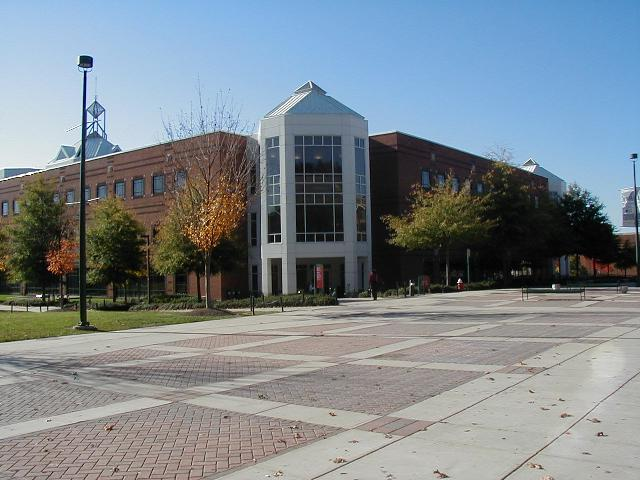
%> input picture Square0.jpg, 640 x 480 px
$ octave appro_Gaussian.m   (GNU Octave 9; MATLAB toolbox functions it lacks are replaced by stand-ins)
%> lines starting %> are read from the running program, lines starting %| are printed output that depends on the picture
img_orig = imread('Square0.jpg');
%> img_orig is the input picture: size 480x640x3 uint8; mean R, G, B 125, 135, 141.8
%%%%%%%%%%%%%%%%%%%%%%%%%%
% CSCI 5722 Computer Vision
% Name: Yinbo Chen
% Professor: Ioana Fleming
% Assignment: HW3
% Purpose: using averaging filter approximates Gaussian smoothing
%
%%%%%%%%%%%%%%%%%%%%%%%%%%%%%%%
w = 4;
% set a box's radius
if size(img_orig,3)>1
    img = rgb2gray(img_orig);
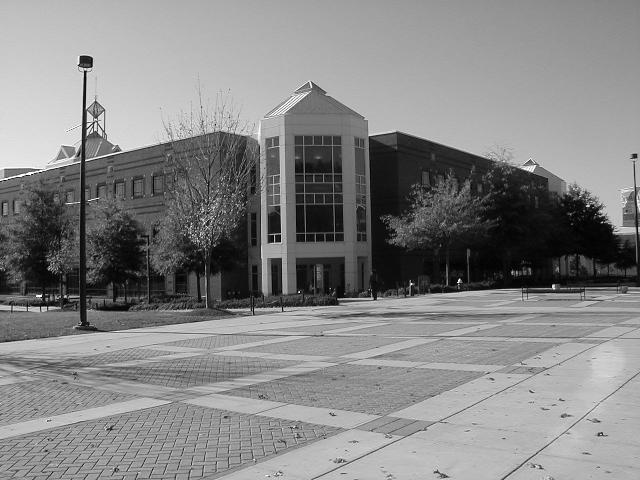
%> img: size 480x640 uint8; min 0, max 255, mean 132.8
else
    img = img_orig;
end

%   imshow(img);
img = uint8(img);
img_G = img;
% imshow(img);
a = (-w:w).';
% set up a box grid for -w to w by step 1, and transpose to N*1 vector
R_number = size(a,1);

b = ones(1,R_number)*(1/R_number)
% built a array with number of elements equal to box grid

M = sqrt(a.^2)*b;
M = M.* (1/sum(sum(M)));
% set a filter matrix and normalize

for i = 1 : 4
%     repeat n time to approximate Gaussian smoothing
 img = conv2(img, M, 'same');
 if i == 1
     img1 = img;
 elseif i ==2
     img2 = img;
 elseif i ==3
     img3 = img;
 elseif i ==4
     img4 = img;
 end
end
%> this loop made 4 passes
%> pass 1, `img = conv2(img, M, 'same');`:
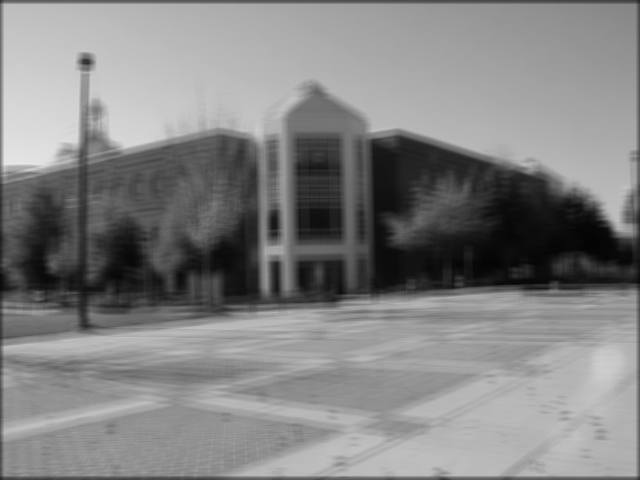
%> img: size 480x640 double; min 4.18, max 232.6, mean 131.3
%> pass 2, `img = conv2(img, M, 'same');`:
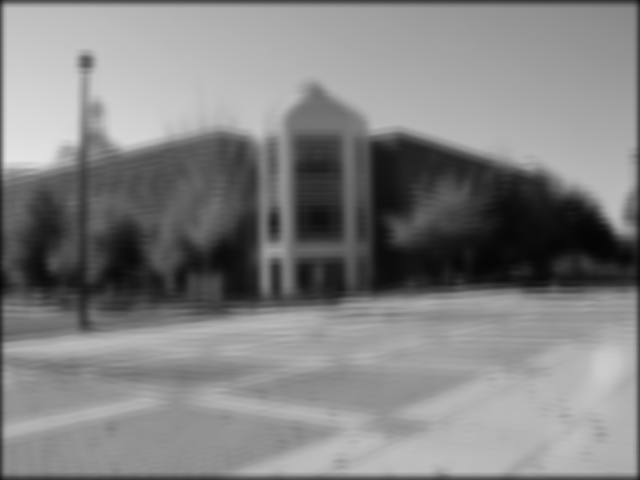
%> img: size 480x640 double; min 4.83, max 228.3, mean 130.3
%> after the loop:
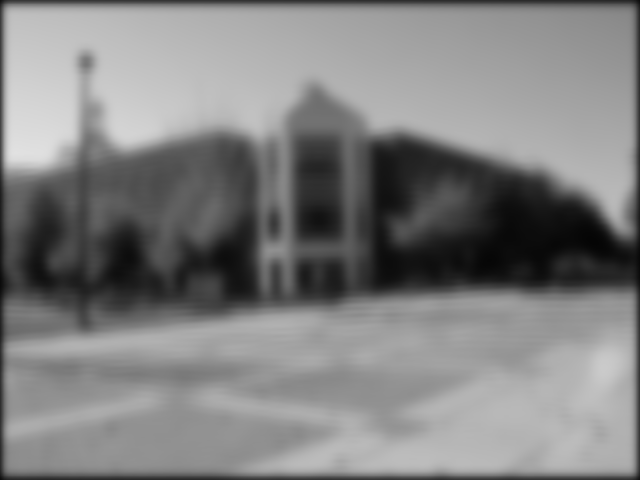
%> img: size 480x640 double; min 5.52, max 225.3, mean 128.9

compare_G = imgaussfilt(img_G,w);
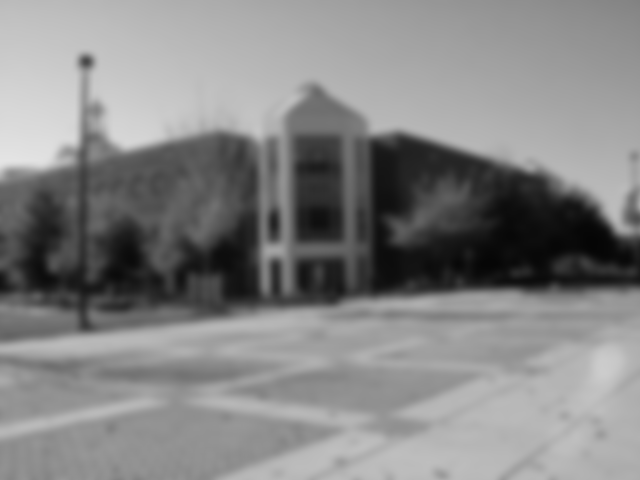
%> compare_G: size 480x640 uint8; min 5, max 228, mean 132.8

% imshow(uint8(img));
subplot(1,3,1),imshow(rgb2gray(img_orig)),title('The original image')
subplot(1,3,2),imshow(uint8(img)),title('The approximated Gaussian smoothing')
subplot(1,3,3),imshow(compare_G),title('Gaussian smooting');
figure,
subplot(2,2,1),imshow(uint8(img1)),title('The 1st time')
subplot(2,2,2),imshow(uint8(img2)),title('The 2nd time')
subplot(2,2,3),imshow(uint8(img3)),title('The 3rd time')
subplot(2,2,4),imshow(uint8(img4)),title('The 4th time');

$ run again, with 1.jpg copied over Square0.jpg
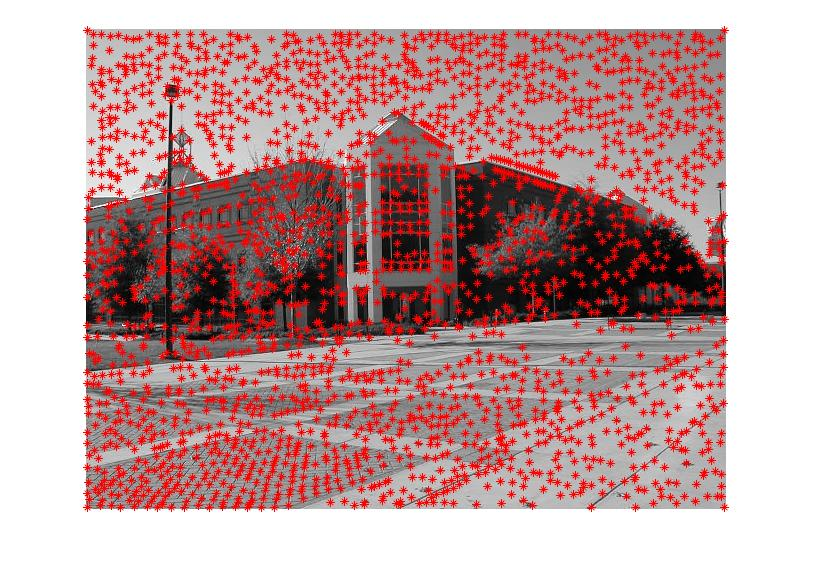
%> input picture 1.jpg, 814 x 573 px
%> img_orig is the input picture: size 573x814x3 uint8; mean R, G, B 191.8, 154.9, 154.8
%> after the loop `for i = 1 : 4`:
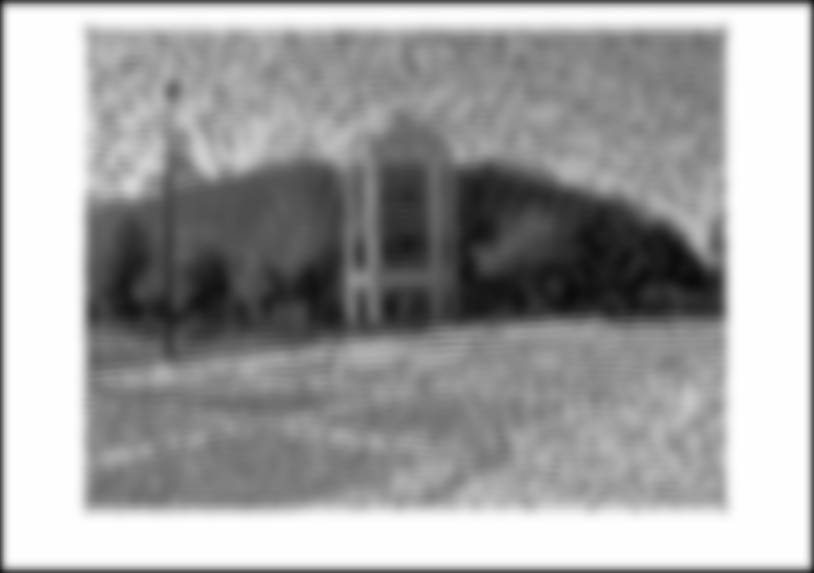
%> img: size 573x814 double; min 11.36, max 255, mean 160.7
%> `compare_G = imgaussfilt(img_G,w);`:
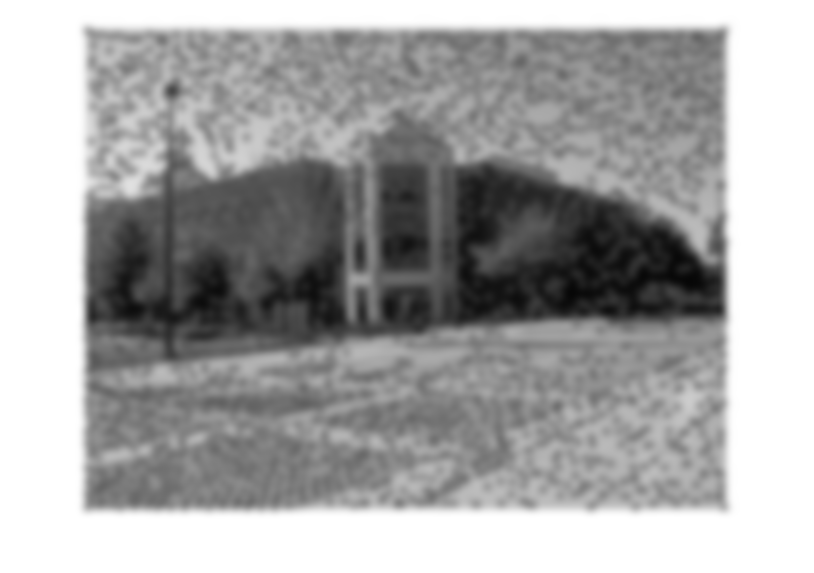
%> compare_G: size 573x814 uint8; min 7, max 255, mean 165.9
